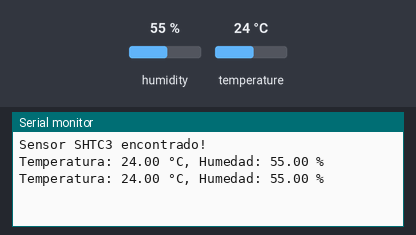
The sketch below on a simulated ESP32. Shown: the last lines printed to the serial monitor. The inputs (shaded band) are chosen by the test bench; at power-on: humidity 55 %, temperature 24 °C.

Above: at 1.9 s.
2.0 s: humidity set to 22 %
At 3.1 s:
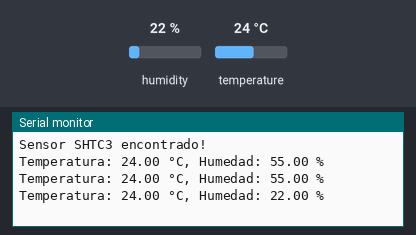
3.5 s: temperature set to 12 °C
At 4.8 s:
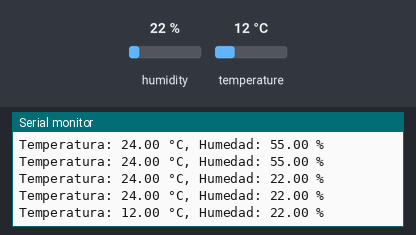
5.0 s: humidity set to 40 %
At 6.2 s:
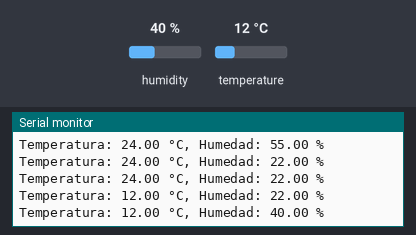
Timing chart, 0 to 8.0 s (numbered marks = the images above; inputs shaded):
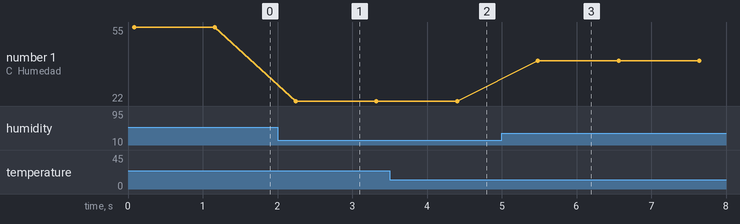

Measured:
- after the input at 2.0 s, the serial monitor: prints a new line after 0.24 s (image 1)
- after the input at 3.5 s, the serial monitor: prints a new line after 0.90 s (image 2)
- after the input at 5.0 s, the serial monitor: prints a new line after 0.48 s (image 3)
- plotted number 1: 55 → 22 after the input at 2.0 s, 22 → 40 after the input at 5.0 s

The sketch:

index.ino
```cpp
//install Adafruit_SHTC3 with dependecies
#include <Wire.h>
#include <Adafruit_SHTC3.h>

// Crear una instancia del sensor SHTC3
Adafruit_SHTC3 sensor;

// Pines I2C para ESP32
const int SDA_PIN = 21; //D21
const int SCL_PIN = 22;  //D22
const int SERIAL_BAUDRATE = 115200; //SERIAL PORT

void setup() {
  Serial.begin(SERIAL_BAUDRATE);

  // Iniciar comunicación I2C en los pines especificados
  Wire.begin(SDA_PIN, SCL_PIN);

  // Inicializar el sensor
  if (!sensor.begin()) {
    Serial.println("Error de comunicación con el sensor.");
    while (1);  // Detener ejecución si el sensor no responde
  }

  Serial.println("Sensor SHTC3 encontrado!");
}

void loop() {
  // Estructura para almacenar los datos del sensor
  sensors_event_t temp_event, humidity_event;

  // Leer temperatura y humedad
  sensor.getEvent(&humidity_event, &temp_event);

  // Mostrar los valores en el monitor serial
  Serial.print("Temperatura: ");
  Serial.print(temp_event.temperature);
  Serial.print(" °C, Humedad: ");
  Serial.print(humidity_event.relative_humidity);
  Serial.println(" %");

  delay(1000);  // Esperar 1 segundo antes de la siguiente lectura
}
```
